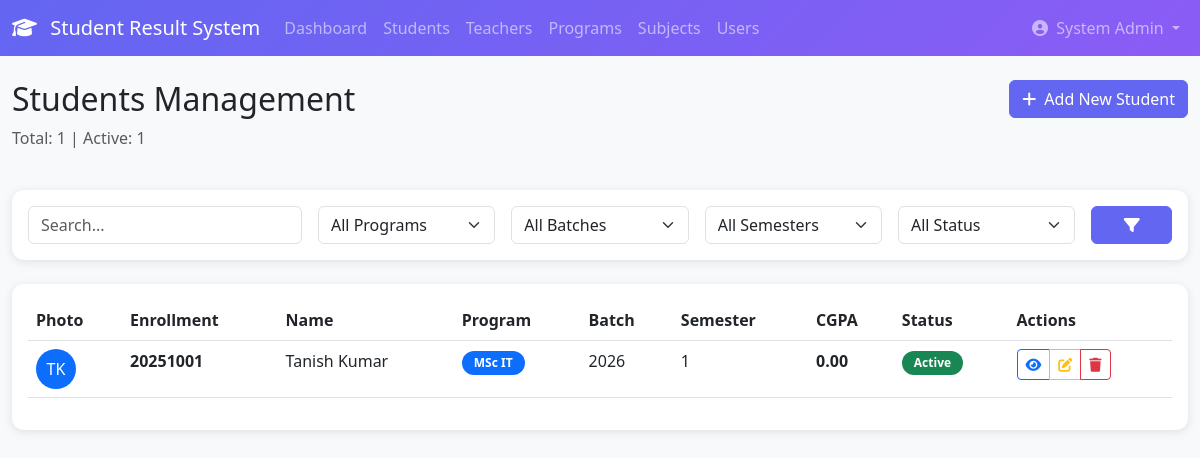
The app's page /students/list/ (signed in), older data.
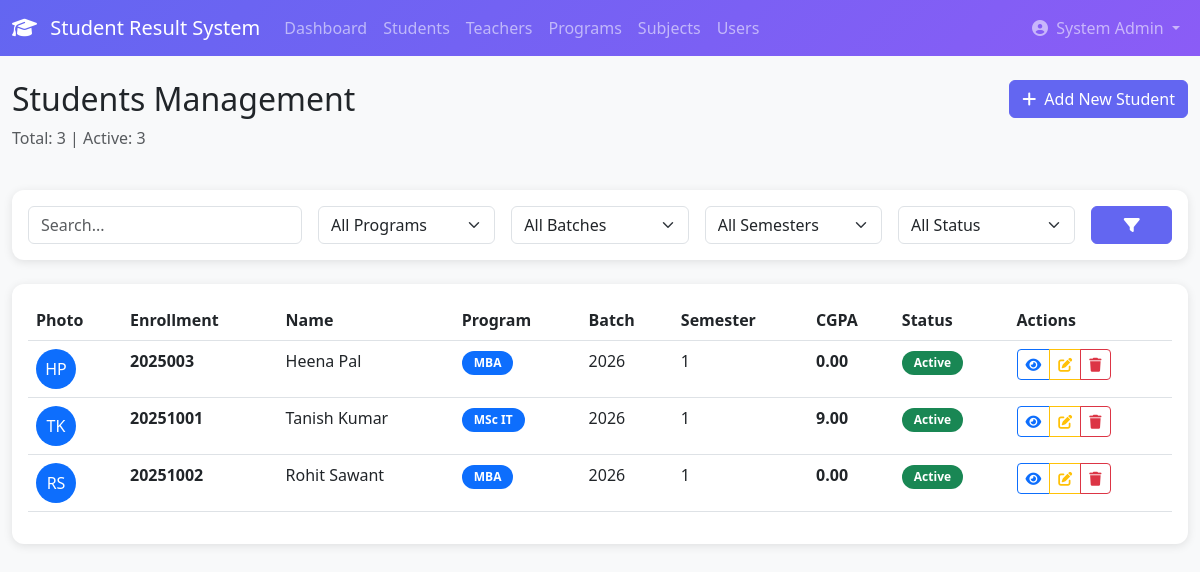
The same page, newer data.
### students/models.py (models this page shows, shortened)
class Student(models.Model):
    GENDER_CHOICES = (
        ('Male', 'Male'),
        ('Female', 'Female'),
        ('Other', 'Other'),
    )
    BLOOD_GROUP_CHOICES = (
        ('A+', 'A+'),
        ('A-', 'A-'),
        ('B+', 'B+'),
        ('B-', 'B-'),
        ('AB+', 'AB+'),
        ('AB-', 'AB-'),
        ('O+', 'O+'),
        ('O-', 'O-'),
    )
    user = models.OneToOneField(
        User,
        on_delete=models.CASCADE,
        related_name='student_profile'
    )
    enrollment_number = models.CharField(
        max_length=20,
        unique=True,
        help_text='Unique enrollment number'
    )
    program = models.ForeignKey(
        Program,
        on_delete=models.PROTECT,
        related_name='students'
    )
    batch_year = models.IntegerField(
        validators=[MinValueValidator(2000), MaxValueValidator(2100)],
        help_text='Year of admission'
    )
    current_semester = models.IntegerField(
        default=1,
        validators=[MinValueValidator(1), MaxValueValidator(10)]
    )
    date_of_birth = models.DateField()
    gender = models.CharField(max_length=10, choices=GENDER_CHOICES)
    blood_group = models.CharField(
        max_length=3,
        choices=BLOOD_GROUP_CHOICES,
        blank=True,
        null=True
    )
    nationality = models.CharField(max_length=50, default='Indian')
    category = models.CharField(
        max_length=20,
        choices=(
            ('General', 'General'),
            ('OBC', 'OBC'),
            ('SC', 'SC'),
            ('ST', 'ST'),
            ('Other', 'Other'),
        ),
        default='General'
    )
    phone_regex = RegexValidator(
        regex=r'^\+?1?\d{9,15}$',
        message="Phone number must be entered in the format: '+999999999'."
    )
    personal_phone = models.CharField(
        validators=[phone_regex],
        max_length=17,
        help_text='Student\'s personal phone number'
    )
    personal_email = models.EmailField(blank=True, null=True)
    address = models.TextField()
    city = models.CharField(max_length=100)
    state = models.CharField(max_length=100)
    pincode = models.CharField(max_length=10)
    guardian_name = models.CharField(max_length=100)
    guardian_relation = models.CharField(
        max_length=50,
        default='Father',
        choices=(
            ('Father', 'Father'),
            ('Mother', 'Mother'),
            ('Guardian', 'Guardian'),
            ('Other', 'Other'),
        )
    )
    guardian_phone = models.CharField(
        validators=[phone_regex],
        max_length=17
    )
    guardian_email = models.EmailField(blank=True, null=True)
    guardian_occupation = models.CharField(max_length=100, blank=True)
    admission_date = models.DateField()
    admission_type = models.CharField(
        max_length=50,
        choices=(
            ('Regular', 'Regular'),
            ('Lateral Entry', 'Lateral Entry'),
            ('Management Quota', 'Management Quota'),
            ('NRI', 'NRI'),
        ),
        default='Regular'
    )
    previous_institution = models.CharField(max_length=200, blank=True)
    previous_degree = models.CharField(max_length=100, blank=True)
    previous_percentage = models.DecimalField(
        max_digits=5,
        decimal_places=2,
        blank=True,
        null=True
    )
    previous_passing_year = models.IntegerField(blank=True, null=True)
    photo = models.ImageField(
        upload_to='student_photos/',
        blank=True,
        null=True
    )
    id_proof = models.FileField(
        upload_to='student_documents/',
        blank=True,
        null=True,
        help_text='Aadhar/Passport/Driving License'
    )
    is_active = models.BooleanField(default=True)
    is_hostel_resident = models.BooleanField(default=False)
    is_scholarship_holder = models.BooleanField(default=False)
    created_at = models.DateTimeField(auto_now_add=True)
    updated_at = models.DateTimeField(auto_now=True)
    class Meta:
        db_table = 'students'
        ordering = ['-batch_year', 'enrollment_number']
        verbose_name = 'Student'
        verbose_name_plural = 'Students'
        indexes = [
            models.Index(fields=['enrollment_number']),
            models.Index(fields=['batch_year', 'program']),
        ]
    @property
    def cgpa(self):
        from results.utils import calculate_cgpa
        return calculate_cgpa(self)

### accounts/models.py (models this page shows, shortened)
class User(AbstractUser):
    ROLE_CHOICES = (
        ('admin', 'Admin'),
        ('teacher', 'Teacher'),
        ('student', 'Student'),
    )
    role = models.CharField(
        max_length=10,
        choices=ROLE_CHOICES,
        default='student'
    )
    phone_regex = RegexValidator(
        regex=r'^\+?1?\d{9,15}$',
        message="Phone number must be entered in the format: '+999999999'. Up to 15 digits allowed."
    )
    phone = models.CharField(
        validators=[phone_regex],
        max_length=17,
        blank=True,
        null=True
    )
    profile_picture = models.ImageField(
        upload_to='profiles/',
        blank=True,
        null=True,
        default='profiles/default.png'
    )
    address = models.TextField(blank=True, null=True)
    date_of_birth = models.DateField(blank=True, null=True)
    created_at = models.DateTimeField(auto_now_add=True)
    updated_at = models.DateTimeField(auto_now=True)
    is_verified = models.BooleanField(default=True)
    last_login_ip = models.GenericIPAddressField(blank=True, null=True)
    class Meta:
        db_table = 'users'
        ordering = ['-created_at']
    def get_full_name(self):
        full_name = f"{self.first_name} {self.last_name}"
        return full_name.strip() or self.username
    @property
    def is_admin(self):
        return self.role == 'admin'

### courses/models.py (models this page shows, shortened)
class Program(models.Model):
    name = models.CharField(max_length=50, unique=True)
    duration_years = models.IntegerField(default=2)
    total_semesters = models.IntegerField(default=4)
    description = models.TextField(blank=True)
    is_active = models.BooleanField(default=True)
    created_at = models.DateTimeField(auto_now_add=True)
    class Meta:
        db_table = 'programs'

class Subject(models.Model):
    program = models.ForeignKey(Program, on_delete=models.CASCADE, related_name='subjects')
    code = models.CharField(max_length=20, unique=True)
    name = models.CharField(max_length=200)
    semester = models.IntegerField()
    credits = models.IntegerField()
    max_marks = models.IntegerField(default=100)
    passing_marks = models.IntegerField(default=40)
    is_active = models.BooleanField(default=True)
    class Meta:
        db_table = 'subjects'
        ordering = ['semester', 'code']

### results/models.py (models this page shows, shortened)
class SemesterResult(models.Model):
    student = models.ForeignKey(Student, on_delete=models.CASCADE, related_name='semester_results')
    semester = models.IntegerField(validators=[MinValueValidator(1), MaxValueValidator(10)])
    sgpa = models.DecimalField(max_digits=4, decimal_places=2, null=True, blank=True)
    total_credits = models.IntegerField(default=0)
    credits_earned = models.IntegerField(default=0)
    is_published = models.BooleanField(default=False)
    published_date = models.DateTimeField(null=True, blank=True)
    academic_year = models.CharField(max_length=20)  # e.g., "2023-24"
    remarks = models.TextField(blank=True)
    created_at = models.DateTimeField(auto_now_add=True)
    updated_at = models.DateTimeField(auto_now=True)
    class Meta:
        db_table = 'semester_results'
        unique_together = ['student', 'semester', 'academic_year']
        ordering = ['student', 'semester']
        verbose_name = 'Semester Result'
        verbose_name_plural = 'Semester Results'

class SubjectMarks(models.Model):
    GRADE_CHOICES = (
        ('O', 'O (Outstanding)'),
        ('A+', 'A+ (Excellent)'),
        ('A', 'A (Very Good)'),
        ('B+', 'B+ (Good)'),
        ('B', 'B (Above Average)'),
        ('C', 'C (Average)'),
        ('P', 'P (Pass)'),
        ('F', 'F (Fail)'),
    )
    semester_result = models.ForeignKey(SemesterResult, on_delete=models.CASCADE, related_name='subject_marks')
    subject = models.ForeignKey(Subject, on_delete=models.PROTECT)
    teacher = models.ForeignKey(Teacher, on_delete=models.SET_NULL, null=True, blank=True)
    internal_marks = models.IntegerField(default=0, validators=[MinValueValidator(0)])
    external_marks = models.IntegerField(default=0, validators=[MinValueValidator(0)])
    attendance_percentage = models.IntegerField(default=0, help_text="Overall attendance percentage (0-100)")
    total_marks = models.IntegerField(default=0)
    grade = models.CharField(max_length=2, choices=GRADE_CHOICES, blank=True)
    grade_point = models.DecimalField(max_digits=3, decimal_places=1, default=0)
    is_passed = models.BooleanField(default=False)
    remarks = models.TextField(blank=True)
    entry_date = models.DateTimeField(auto_now_add=True)
    modified_date = models.DateTimeField(auto_now=True)
    class Meta:
        db_table = 'subject_marks'
        unique_together = ['semester_result', 'subject']
        ordering = ['semester_result', 'subject__code']
        verbose_name = 'Subject Mark'
        verbose_name_plural = 'Subject Marks'
    @property
    def percentage(self):
        """Calculate percentage for this subject"""
        if self.subject.max_marks == 0:
            return 0
        return round((self.total_marks / self.subject.max_marks) * 100, 2)

### students/views.py (the view, shortened to what this page needs)
# urls.py: path('list/', views.student_list, name='student_list'),
@login_required
@user_passes_test(is_admin)
def student_list(request):
    students = Student.objects.select_related('user', 'program').all()
    search_query = request.GET.get('search', '')
    program_filter = request.GET.get('program')
    if program_filter:
        students = students.filter(program_id=program_filter)
    batch_filter = request.GET.get('batch')
    if batch_filter:
        students = students.filter(batch_year=batch_filter)
    semester_filter = request.GET.get('semester')
    if semester_filter:
        students = students.filter(current_semester=semester_filter)
    status_filter = request.GET.get('status')
    if status_filter == 'active':
        students = students.filter(is_active=True)
    elif status_filter == 'inactive':
        students = students.filter(is_active=False)
    sort_by = request.GET.get('sort', 'enrollment_number')
    if sort_by:
        students = students.order_by(sort_by)
    paginator = Paginator(students, 20)
    page_number = request.GET.get('page')
    page_obj = paginator.get_page(page_number)
    programs = Program.objects.filter(is_active=True)
    batch_years = Student.objects.values_list('batch_year', flat=True).distinct().order_by('-batch_year')
    total_students = students.count()
    active_students = students.filter(is_active=True).count()
    context = {
        'page_obj': page_obj,
        'programs': programs,
        'batch_years': batch_years,
        'search_query': search_query,
        'program_filter': program_filter,
        'batch_filter': batch_filter,
        'semester_filter': semester_filter,
        'status_filter': status_filter,
        'sort_by': sort_by,
        'total_students': total_students,
        'active_students': active_students,
    }
    return render(request, 'students/list.html', context)

### results/utils.py (called while the page is built)
def calculate_cgpa(student):
    semester_results = SemesterResult.objects.filter(
        student=student,
        is_published=True
    )
    if not semester_results.exists():
        return Decimal('0.00')
    total_credits = 0
    total_grade_points = Decimal('0.00')
    for sem_result in semester_results:
        for mark in sem_result.subject_marks.all():
            credits = mark.subject.credits
            total_credits += credits
            total_grade_points += Decimal(str(mark.grade_point)) * credits
    if total_credits == 0:
        return Decimal('0.00')
    cgpa = total_grade_points / total_credits
    return round(cgpa, 2)

### students/views.py (called while the page is built)
def is_admin(user):
    return user.role == 'admin'

### students/templates/students/list.html (shortened to what the changed rows need)
{% extends 'base.html' %}
{% load static %}
{% block content %}
<div class="container-fluid py-4">
    <div class="row mb-4">
        <div class="col-md-6">
            <h2>Students Management</h2>
            <p class="text-muted">Total: {{ total_students }} | Active: {{ active_students }}</p>
        </div>
    </div>
    <div class="card">
        <div class="card-body">
            <div class="table-responsive">
                <table class="table table-hover">
                    <thead>
                        <tr>
                            <th>Photo</th>
                            <th>Enrollment</th>
                            <th>Name</th>
                            <th>Program</th>
                            <th>Batch</th>
                            <th>Semester</th>
                            <th>CGPA</th>
                            <th>Status</th>
                            <th>Actions</th>
                        </tr>
                    </thead>
                    <tbody>
                        {% for student in page_obj %}
                        <tr>
                            <td>
                                {% if student.photo %}
                                    <img src="{{ student.photo.url }}" alt="{{ student.user.get_full_name }}"
                                         class="rounded-circle" width="40" height="40" style="object-fit: cover;">
                                {% else %}
                                    <div class="rounded-circle bg-primary text-white d-inline-flex align-items-center justify-content-center"
                                         style="width: 40px; height: 40px;">
                                        {{ student.user.first_name.0 }}{{ student.user.last_name.0 }}
                                    </div>
                                {% endif %}
                            </td>
                            <td><strong>{{ student.enrollment_number }}</strong></td>
                            <td>{{ student.user.get_full_name }}</td>
                            <td><span class="badge bg-primary">{{ student.program.name }}</span></td>
                            <td>{{ student.batch_year }}</td>
                            <td>{{ student.current_semester }}</td>
                            <td><strong>{{ student.cgpa }}</strong></td>
                            <td>
                                {% if student.is_active %}
                                    <span class="badge bg-success">Active</span>
                                {% else %}
                                    <span class="badge bg-secondary">Inactive</span>
                                {% endif %}
                            </td>
                            <td>
                                <div class="btn-group" role="group">
                                    <a href="{% url 'student_detail' student.pk %}"
                                       class="btn btn-sm btn-outline-primary" title="View">
                                        <i class="fas fa-eye"></i>
                                    </a>
                                    <a href="{% url 'student_edit' student.pk %}"
                                       class="btn btn-sm btn-outline-warning" title="Edit">
                                        <i class="fas fa-edit"></i>
                                    </a>
                                    <a href="{% url 'student_delete' student.pk %}"
                                       class="btn btn-sm btn-outline-danger" title="Delete">
                                        <i class="fas fa-trash"></i>
                                    </a>
                                </div>
                            </td>
                        </tr>
                        {% empty %}
                        <tr>
                            <td colspan="9" class="text-center text-muted py-4">
                                No students found.
                            </td>
                        </tr>
                        {% endfor %}
                    </tbody>
                </table>
            </div>
        </div>
    </div>
</div>
{% endblock %}
{% block extra_css %}
<link rel="stylesheet" href="https://cdnjs.cloudflare.com/ajax/libs/font-awesome/6.4.0/css/all.min.css">
{% endblock %}

Row changes from the older to the newer data that the page shows:
added Student: user.first_name.0 "H", user.last_name.0 "P", enrollment_number "2025003", user.get_full_name "Heena Pal", program.name "MBA", batch_year "2026", current_semester "1", cgpa "0.00", is_active "Active"
computed for Student "Tanish Kumar": cgpa "0.00" → "9.00"
added Student: user.first_name.0 "R", user.last_name.0 "S", enrollment_number "20251002", user.get_full_name "Rohit Sawant", program.name "MBA", batch_year "2026", current_semester "1", cgpa "0.00", is_active "Active"
Text that changed along with them:
{{ total_students }}: "1" → "3"
{{ active_students }}: "1" → "3"
